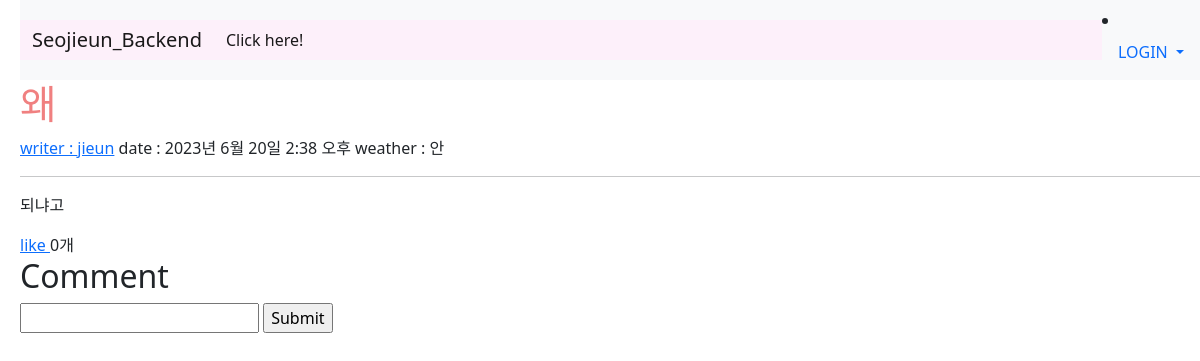
The page /1 on the database its author committed.
### main/models.py (models this page shows, shortened)
class Post(models.Model):
    title = models.CharField(max_length=200)
    writer = models.ForeignKey(User, null=False, blank=False, on_delete=models.CASCADE)
    pub_date = models.DateTimeField()
    body = models.TextField()
    weather = models.CharField(max_length=10, default=None, null=True)
    video = models.CharField(max_length=100, default=None, null=True)
    image = models.ImageField(upload_to="post/", blank=True, null=True)
    like = models.ManyToManyField(User, related_name='likes', blank=True)
    like_count = models.PositiveIntegerField(default=0)

### main/views.py (the view, shortened to what this page needs)
# urls.py: path('<int:id>', detail, name="detail"),
def detail(request, id):
    post = get_object_or_404(Post, pk = id)
    if request.method == 'GET':
        comments = Comment.objects.filter(post=post)
        return render(request, 'main/detail.html', {
            'post':post,
            'comments':comments,
            })

### main/templates/main/detail.html (shortened to what this page needs)
{% extends 'base.html' %}
{% load static %}
{% block content %}
<h1>{{post.title}}</h1>
<a href="{% url 'users:mypage' post.writer.id %}">writer : {{post.writer}}</a>
date : {{post.pub_date}}
weather : {{post.weather}}
<hr>
<p>{{post.body}}</p>
<a href="{% url 'main:likes' post.id %}">
    {% if user in post.like.all %}
    cancel
    {% else %}
    like
    {% endif %}
</a>
{{post.like_count}}개
<div class="comment_container">
    <div class="comment_form">
        <h2>Comment</h2>
        <form method="POST" action="{% url 'main:detail' post.id %}">
            <input type="text" name="content">
            <input type="submit" name="submit">
        </form>
    </div>
</div>
{% endblock %}

### personal/static/css/project.css (style rules this page uses)
h1 { font-size : 24pt; color : lightcoral; }
body { padding-left: 20px; }

### rows shown on the page
Post: title "왜", writer "jieun", pub_date "2023년 6월 20일 2:38 오후", weather "안", body "되냐고", like_count "0"
